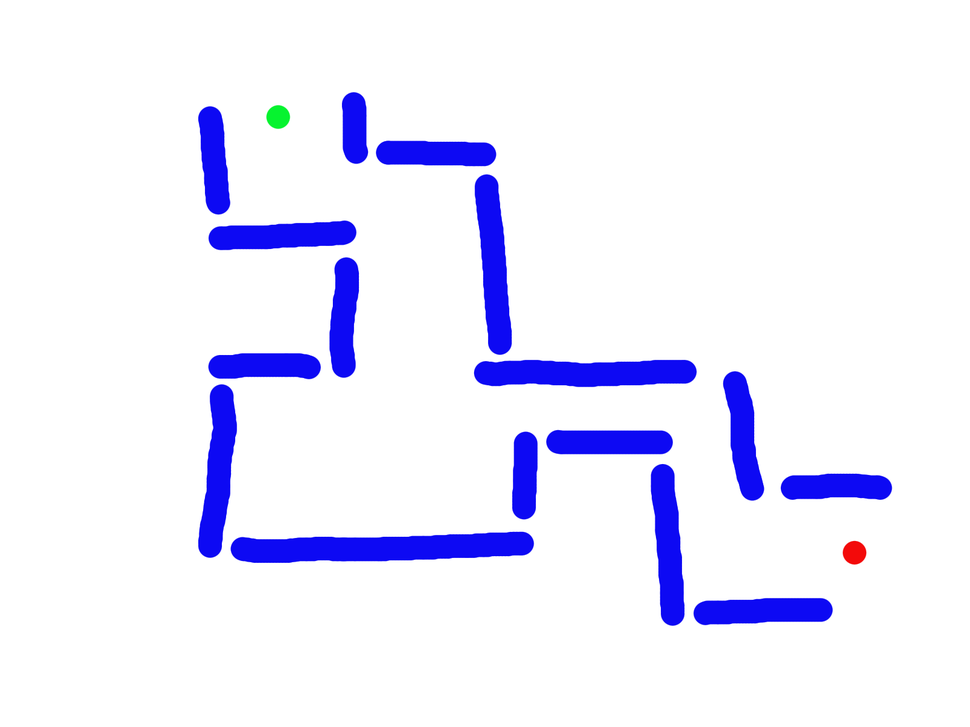
#> input picture files/laby_rgb.png, 970 x 727 px, shrunk from 1600 x 1200 before the run
$ jupyter execute laby_gene.ipynb
#> lines starting #> are read from the running program, lines starting #| are printed output that depends on the picture; after the words box and inside, x2 and y2 are one past the last pixel; in counts of white or black regions, pixels touching at a corner belong together
[cell 1]
import cv2
import numpy as np
import argparse
from tkinter import *
from PIL import Image, ImageTk

[cell 2]
img = cv2.imread('files/laby_rgb.png')
#> img is the input picture: shape (727, 970, 3); mean B, G, R 253.8, 236.2, 236.5
hsv = cv2.cvtColor(img, cv2.COLOR_BGR2HSV)
#> hsv: shape (727, 970, 3); mean H, S, V 10.6, 18.9, 254.1

[cell 3]
## get only the blue color
lower_blue = np.array([110,50,50])
upper_blue = np.array([130,255,255])

# get only the red color
lower_red = np.array([0,50,50])
upper_red = np.array([10,255,255])

# get only the green color
lower_green = np.array([50,50,50])
upper_green = np.array([70,255,255])

[cell 4]
root = Tk()
root.geometry("1800x1500")
root.title("Drawing lines to a canvas")
cv = Canvas(root,height="1800",width="1500",bg="white")
cv.pack()

[cell 5]
list_coord_contour = []
list_coord_contour_red = []
list_coord_contour_green = []


# show mask laby
mask_laby = cv2.inRange(hsv, lower_blue, upper_blue)
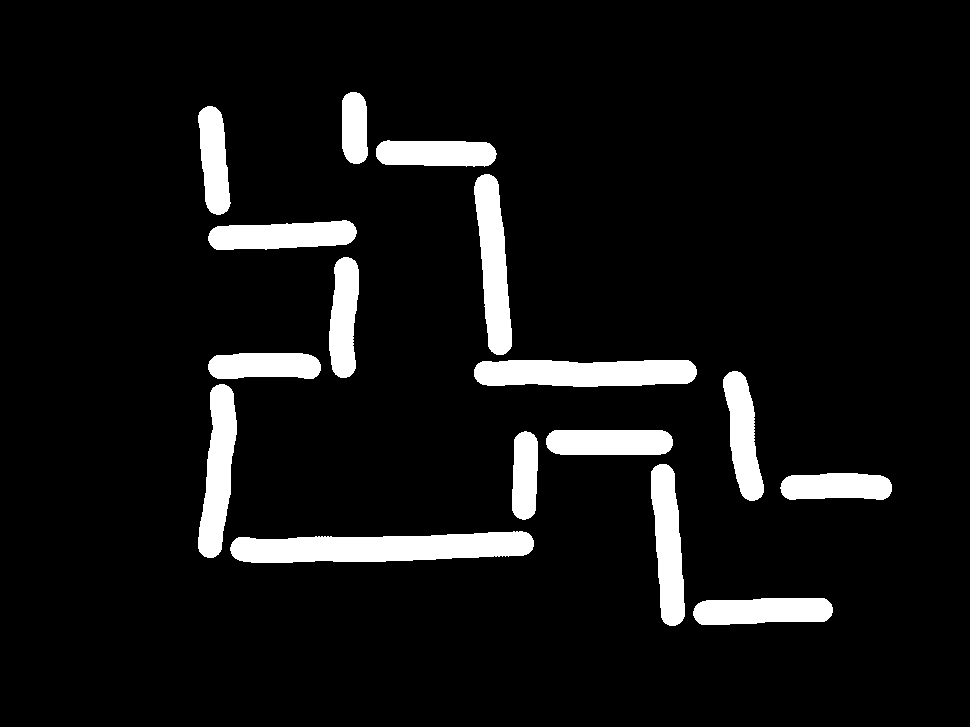
#> mask_laby: shape (727, 970); 7.8% white; 16 white regions, largest, box (x1, y1, x2, y2) and area: (230, 531, 534, 563) 7335, (474, 360, 697, 387) 5336, (474, 174, 512, 355) 4315
#show contour of img laby
edges_laby = cv2.Canny(mask_laby,100,200)
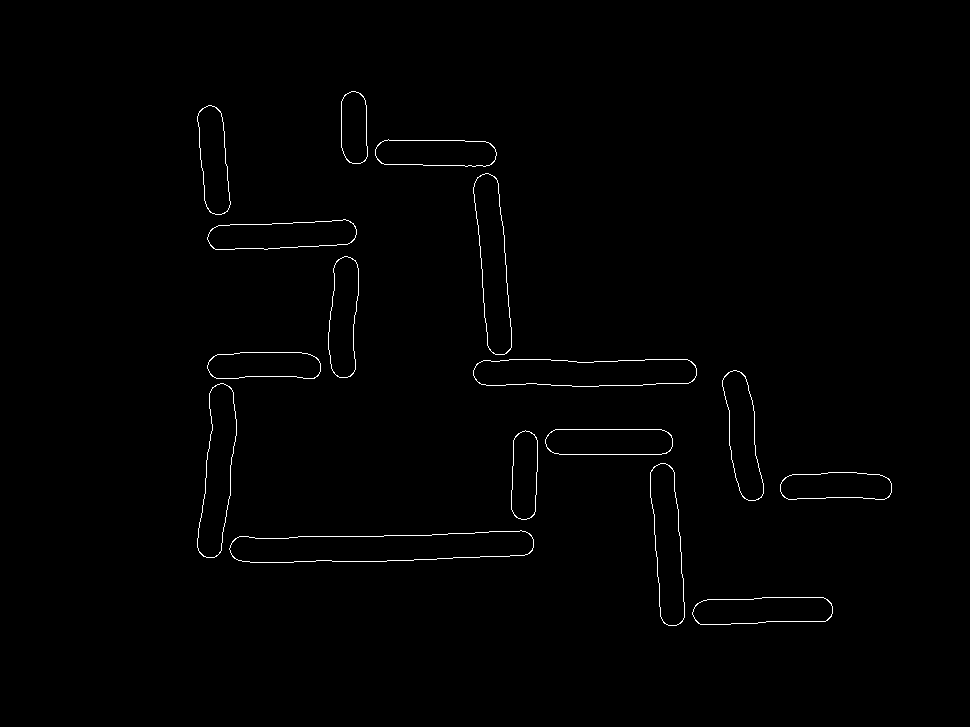
#> edges_laby: shape (727, 970); 0.73% white in thin lines or dots, all inside (x1, y1, x2, y2) = (197, 91, 892, 626)

# show mask red
mask_red = cv2.inRange(hsv, lower_red, upper_red)
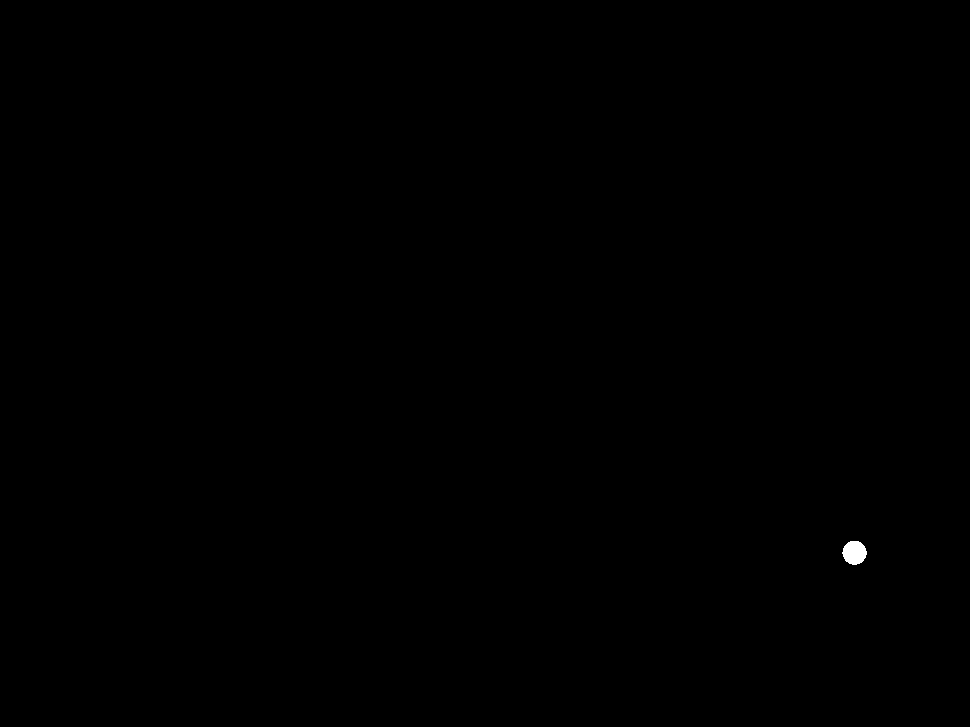
#> mask_red: shape (727, 970); 0.06% white; 1 white region, box (x1, y1, x2, y2) and area: (842, 541, 867, 565) 456
#show contour of img red
edges_red = cv2.Canny(mask_red,100,200)
#> edges_red: shape (727, 970); 0.01% white in thin lines or dots, all inside (x1, y1, x2, y2) = (842, 540, 867, 565)

# show mask green
mask_green = cv2.inRange(hsv, lower_green, upper_green)
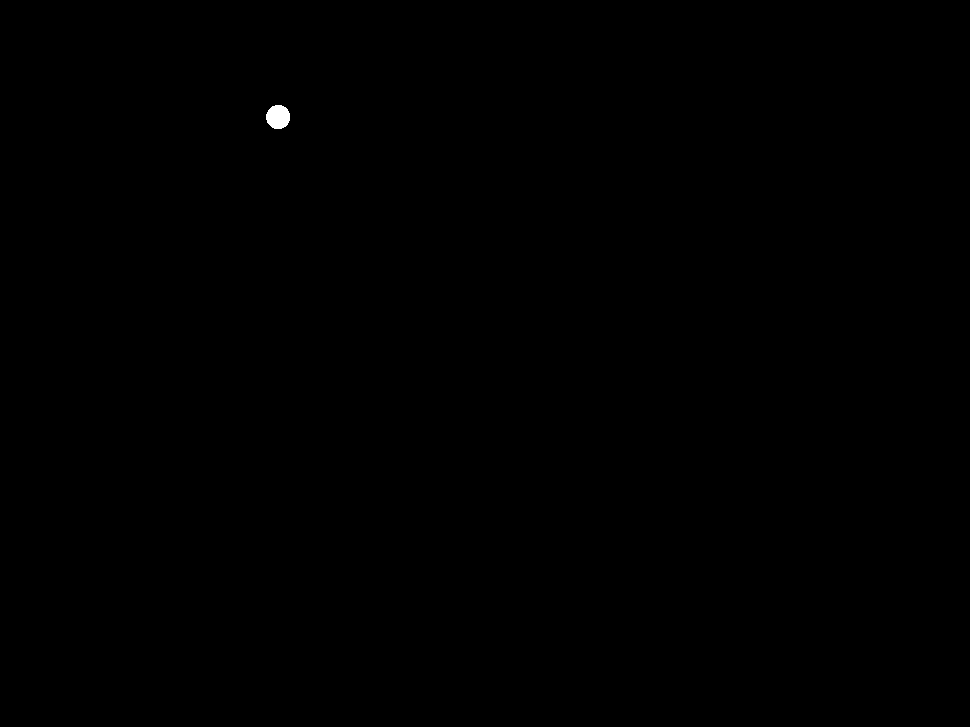
#> mask_green: shape (727, 970); 0.06% white; 1 white region, box (x1, y1, x2, y2) and area: (266, 105, 290, 129) 458
#show contour of img green
edges_green = cv2.Canny(mask_green,100,200)
#> edges_green: shape (727, 970); 0.01% white in thin lines or dots, all inside (x1, y1, x2, y2) = (265, 104, 290, 129)


#get coords of canny detection red
contours_red, hierarchy = cv2.findContours(edges_red, cv2.RETR_TREE, cv2.CHAIN_APPROX_SIMPLE)
#> contours_red = 2 contours; box (x1, y1, x2, y2) and area: (842, 540, 867, 565) 458, (842, 540, 867, 565) 447
for i in range(len(contours_red)):
    x,y,w,h = cv2.boundingRect(contours_red[i])
    list_coord_contour.append([x,y,w,h])
    cv.create_rectangle(x,y,x+w,y+h,fill="red")
    list_coord_contour_red.append([x,y,w,h])
#> this loop made 2 passes
#> (x, y, w, h) on passes 1 to 2: (842, 540, 25, 25), (842, 540, 25, 25)
#> after the loop, list_coord_contour = [[842, 540, 25, 25], [842, 540, 25, 25]]; list_coord_contour_red = [[842, 540, 25, 25], [842, 540, 25, 25]]

#get coords of canny detection green
contours_green, hierarchy = cv2.findContours(edges_green, cv2.RETR_TREE, cv2.CHAIN_APPROX_SIMPLE)
#> contours_green = 2 contours; box (x1, y1, x2, y2) and area: (265, 104, 290, 129) 459, (265, 104, 290, 129) 448
for i in range(len(contours_green)):
    x,y,w,h = cv2.boundingRect(contours_green[i])
    cv.create_rectangle(x,y,x+w,y+h,fill="green")
    list_coord_contour_green.append([x,y,w,h])
#> this loop made 2 passes
#> (x, y, w, h) on passes 1 to 2: (265, 104, 25, 25), (265, 104, 25, 25)
#> after the loop, list_coord_contour_green = [[265, 104, 25, 25], [265, 104, 25, 25]]


#get coords of canny detection
contours, hierarchy = cv2.findContours(edges_laby, cv2.RETR_TREE, cv2.CHAIN_APPROX_SIMPLE)
#> contours = 32 contours; largest, box (x1, y1, x2, y2) and area: (229, 530, 534, 563) 7330, (229, 530, 534, 563) 7318, (473, 359, 697, 387) 5338, (473, 359, 697, 387) 5328, (473, 173, 512, 355) 4314
for cnt in contours:
    x,y,w,h = cv2.boundingRect(cnt)
    cv2.rectangle(img,(x,y),(x+w,y+h),(0,255,0),2)
    list_coord_contour.append((x,y,w,h))
#> this loop made 32 passes
#> (x, y, w, h) on passes 1 to 12: (692, 597, 141, 28), (692, 597, 141, 28), (229, 530, 305, 33), (229, 530, 305, 33), (780, 472, 112, 28), (780, 472, 112, 28), (650, 463, 35, 163), (650, 463, 35, 163), (511, 430, 27, 90), (511, 430, 27, 90), (545, 429, 128, 26), (545, 429, 128, 26)
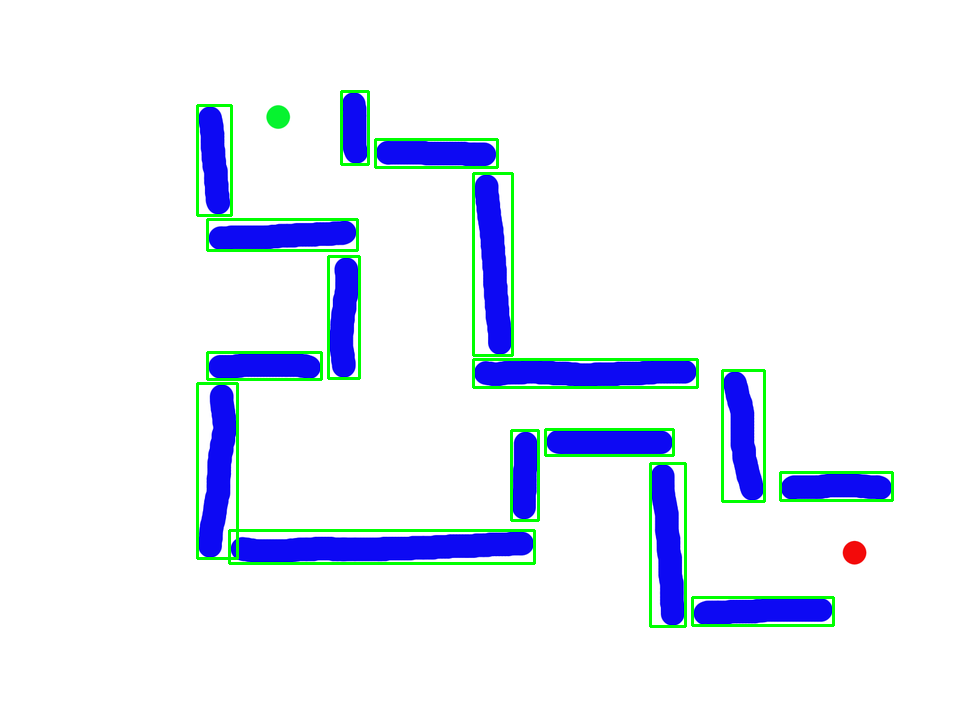
#> img: shape (727, 970, 3); 2.41% of pixels changed, all inside (x1, y1, x2, y2) = (196, 90, 894, 628)
#> after the loop, list_coord_contour = 34 items, first 6: [842, 540, 25, 25], [842, 540, 25, 25], (692, 597, 141, 28), (692, 597, 141, 28), (229, 530, 305, 33), (229, 530, 305, 33)


for i in range(len(list_coord_contour)):
    cv.create_rectangle(list_coord_contour[i][0], list_coord_contour[i][1], list_coord_contour[i][0]+list_coord_contour[i][2], list_coord_contour[i][1]+list_coord_contour[i][3], outline = "black", fill = "white", width = 2)
#> this loop made 34 passes

for i in range(len(list_coord_contour_red)):
    cv.create_rectangle(list_coord_contour_red[i][0], list_coord_contour_red[i][1], list_coord_contour_red[i][0]+list_coord_contour_red[i][2], list_coord_contour_red[i][1]+list_coord_contour_red[i][3], outline = "black", fill = "white", width = 2)
#> this loop made 2 passes

for i in range(len(list_coord_contour_green)):
    cv.create_rectangle(list_coord_contour_green[i][0], list_coord_contour_green[i][1], list_coord_contour_green[i][0]+list_coord_contour_green[i][2], list_coord_contour_green[i][1]+list_coord_contour_green[i][3], outline = "black", fill = "white", width = 2)

oval = cv.create_oval(list_coord_contour_green[0][0], list_coord_contour_green[0][1], list_coord_contour_green[0][0]+list_coord_contour_green[0][2], list_coord_contour_green[0][1]+list_coord_contour_green[0][3], outline = "black", fill = "white", width = 2)

print(list_coord_contour_green)
#| [[265, 104, 25, 25], [265, 104, 25, 25]]


# [8 lines left out: function colision_between_oval_and_rect, not called in this run]
80


# [40 lines left out: functions left, right, up, down, not called in this run]


root.bind("<Left>", left)
root.bind("<Right>", right)
root.bind("<Up>", up)
root.bind("<Down>", down)


root.mainloop()
cv2.waitKey(0)
cv2.destroyAllWindows()

$ run again, with files/img2.png copied over files/laby_rgb.png
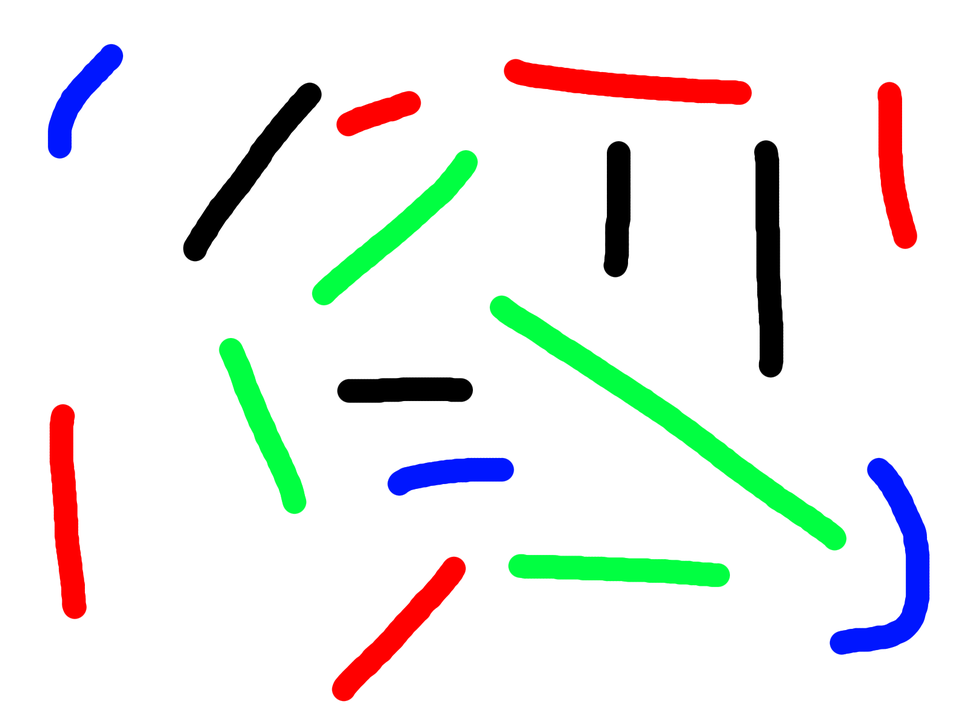
#> input picture files/img2.png, 970 x 727 px, shrunk from 1600 x 1200 before the run
#> img is the input picture: shape (727, 970, 3); mean B, G, R 234.8, 237.4, 235.8
#> hsv: shape (727, 970, 3); mean H, S, V 5, 20.7, 249
#> `mask_laby = cv2.inRange(hsv, lower_blue, upper_blue)`:
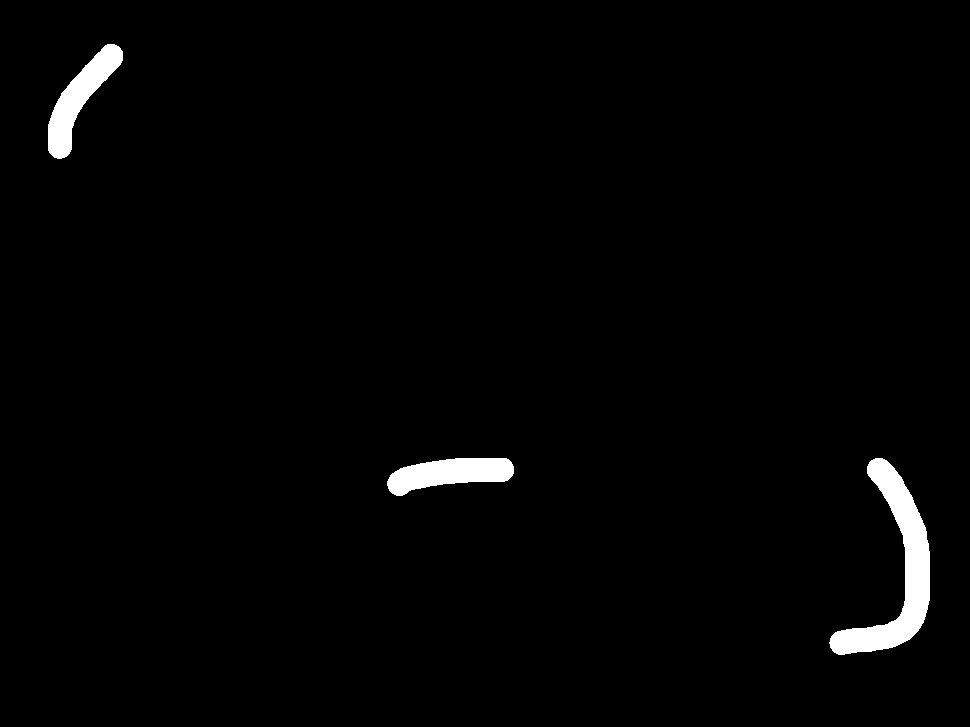
#> mask_laby: shape (727, 970); 1.8% white; 3 white regions, box (x1, y1, x2, y2) and area: (829, 458, 930, 655) 6271, (48, 44, 123, 159) 3088, (387, 458, 514, 496) 3021
#> edges_laby: shape (727, 970); 0.17% white in thin lines or dots, all inside (x1, y1, x2, y2) = (47, 43, 930, 655)
#> mask_red: shape (727, 970); 3.1% white; 5 white regions, box (x1, y1, x2, y2) and area: (504, 59, 752, 105) 5964, (49, 404, 87, 619) 5168, (332, 556, 466, 702) 4447, (877, 82, 917, 249) 3970, (336, 91, 421, 137) 2041
#> edges_red: shape (727, 970); 0.29% white in thin lines or dots, all inside (x1, y1, x2, y2) = (48, 58, 917, 702)
#> mask_green: shape (727, 970); 3.6% white; 4 white regions, box (x1, y1, x2, y2) and area: (489, 295, 847, 551) 10311, (508, 554, 730, 587) 5299, (312, 150, 478, 306) 5168, (219, 338, 307, 514) 4475
#> edges_green: shape (727, 970); 0.35% white in thin lines or dots, all inside (x1, y1, x2, y2) = (218, 149, 847, 587)
#> contours_red = 10 contours; largest, box (x1, y1, x2, y2) and area: (503, 58, 752, 105) 5967, (503, 58, 752, 105) 5954, (48, 403, 87, 619) 5164, (48, 403, 87, 619) 5148, (331, 555, 466, 702) 4540
#> the loop `for i in range(len(contours_red)):` made 10 passes
#> (x, y, w, h) on passes 1 to 8: (331, 555, 135, 147), (331, 555, 135, 147), (48, 403, 39, 216), (48, 403, 39, 216), (335, 90, 86, 47), (335, 90, 86, 47), (876, 81, 41, 168), (876, 81, 41, 168)
#> after the loop `for i in range(len(contours_red)):`: list_coord_contour = [[331, 555, 135, 147], [331, 555, 135, 147], [48, 403, 39, 216], [48, 403, 39, 216], [335, 90, 86, 47], [335, 90, 86, 47], [876, 81, 41, 168], [876, 81, 41, 168], [503, 58, 249, 47], [503, 58, 249, 47]]; list_coord_contour_red has the same summary as list_coord_contour
#> contours_green = 8 contours; box (x1, y1, x2, y2) and area: (489, 294, 847, 551) 10443, (489, 294, 847, 551) 10174, (507, 553, 730, 587) 5298, (507, 553, 730, 587) 5285, (311, 149, 478, 306) 5272, (311, 149, 478, 306) 5059, (218, 337, 307, 514) 4480, (218, 337, 307, 514) 4464
#> the loop `for i in range(len(contours_green)):` made 8 passes
#> (x, y, w, h) on passes 1 to 8: (507, 553, 223, 34), (507, 553, 223, 34), (218, 337, 89, 177), (218, 337, 89, 177), (489, 294, 358, 257), (489, 294, 358, 257), (311, 149, 167, 157), (311, 149, 167, 157)
#> after the loop `for i in range(len(contours_green)):`: list_coord_contour_green = [[507, 553, 223, 34], [507, 553, 223, 34], [218, 337, 89, 177], [218, 337, 89, 177], [489, 294, 358, 257], [489, 294, 358, 257], [311, 149, 167, 157], [311, 149, 167, 157]]
#> contours = 6 contours; box (x1, y1, x2, y2) and area: (829, 457, 930, 655) 6292, (829, 457, 930, 655) 6242, (47, 43, 123, 159) 3124, (47, 43, 123, 159) 3046, (386, 457, 514, 496) 3025, (386, 457, 514, 496) 3010
#> the loop `for cnt in contours:` made 6 passes
#> (x, y, w, h) on passes 1 to 6: (829, 457, 101, 198), (829, 457, 101, 198), (386, 457, 128, 39), (386, 457, 128, 39), (47, 43, 76, 116), (47, 43, 76, 116)
#> after the loop `for cnt in contours:`:
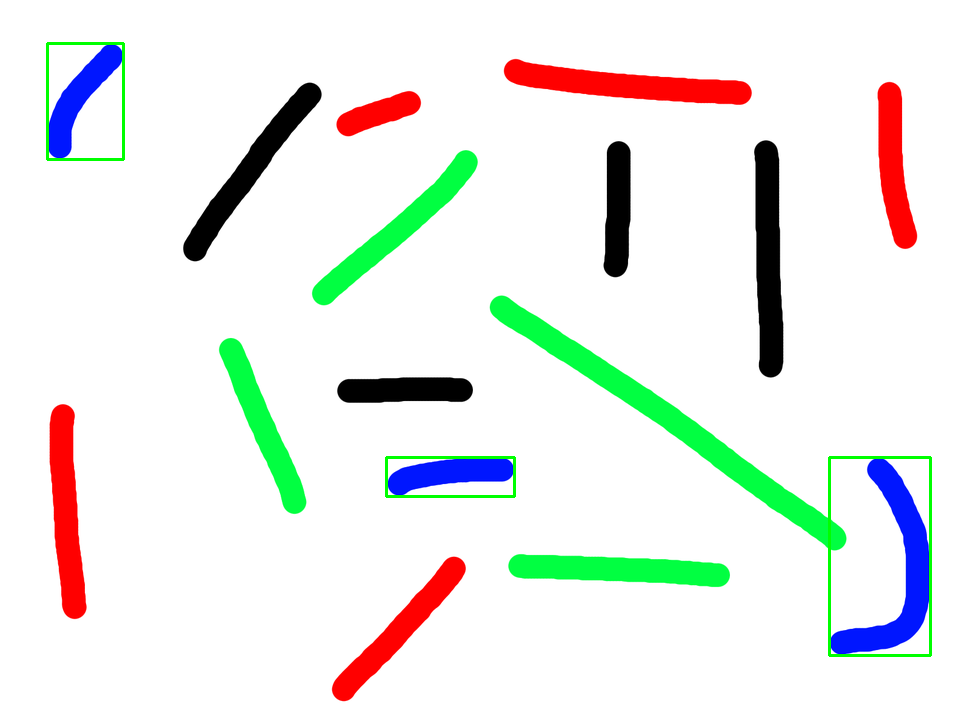
#> img: shape (727, 970, 3); 0.56% of pixels changed, all inside (x1, y1, x2, y2) = (46, 42, 932, 657)
#> after the loop `for cnt in contours:`: list_coord_contour = 16 items, first 6: [331, 555, 135, 147], [331, 555, 135, 147], [48, 403, 39, 216], [48, 403, 39, 216], [335, 90, 86, 47], [335, 90, 86, 47]
#> the loop `for i in range(len(list_coord_contour)):` made 16 passes
#> the loop `for i in range(len(list_coord_contour_red)):` made 10 passes
#> the loop `for i in range(len(list_coord_contour_green)):` made 8 passes
#| [[507, 553, 223, 34], [507, 553, 223, 34], [218, 337, 89, 177], [218, 337, 89, 177], [489, 294, 358, 257], [489, 294, 358, 257], [311, 149, 167, 157], [311, 149, 167, 157]]
